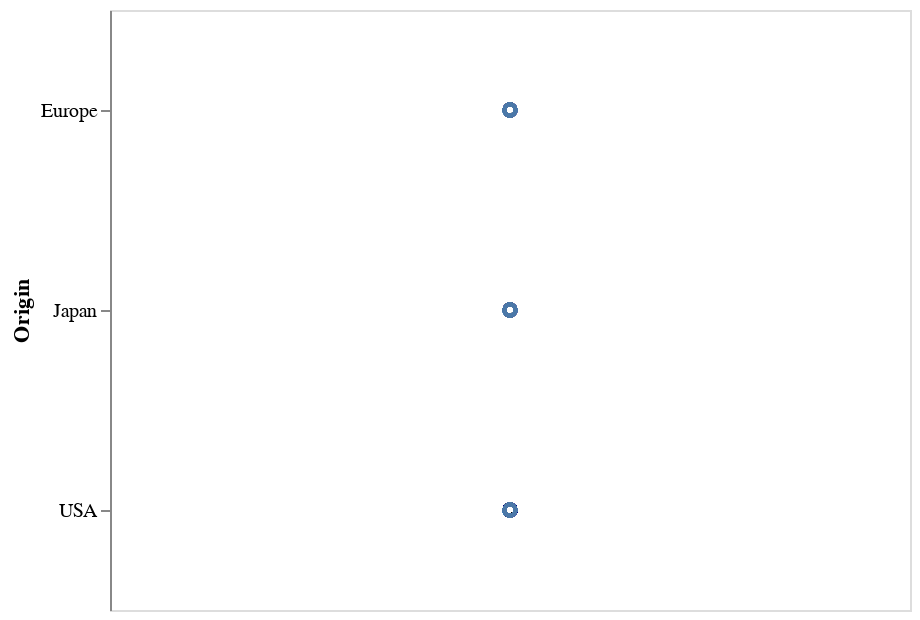

The notebook cell this image was saved under:
### Markdown cell above
### Encodings

The next step is to add *visual encoding channels* (or *encodings* for short) to the chart. An encoding channel specifies how a given data column should be mapped onto the visual properties of the visualization.
Some of the more frequenty used visual encodings are listed here:

* ``x``: x-axis value
* ``y``: y-axis value
* ``color``: color of the mark
* ``opacity``: transparency/opacity of the mark
* ``shape``: shape of the mark
* ``size``: size of the mark
* ``row``: row within a grid of facet plots
* ``column``: column within a grid of facet plots

For a complete list of these encodings, see the [Encodings](https://altair-viz.github.io/user_guide/encoding.html) section of the documentation.

Visual encodings can be created with the `encode()` method of the `Chart` object. For example, we can start by mapping the `y` axis of the chart to the `Origin` column:

### Code cell
alt.Chart(cars).mark_point().encode(
    y='Origin'
)

### Figure 1 — Vega-Lite specification as saved in the notebook (floating-point values rounded to 4 significant figures; data arrays with more than 128 entries replaced by an {"elided": "..."} marker saying what was removed)
{"$schema": "https://vega.github.io/schema/vega-lite/v2.4.1.json", "config": {"view": {"height": 300, "width": 400}}, "data": {"values": {"elided": "406 records"}}, "encoding": {"y": {"field": "Origin", "type": "nominal"}}, "mark": "point"}
